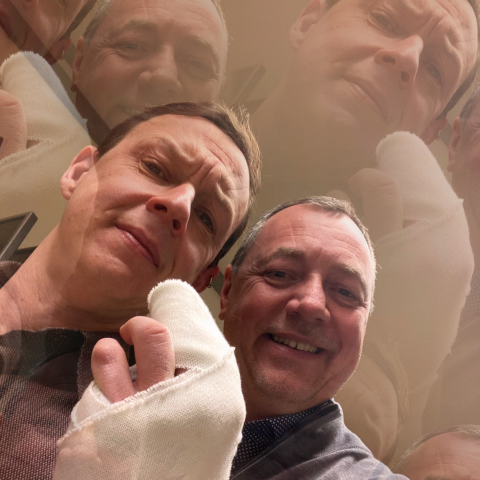
%> input picture U2/Laboruebung 1/s2201.ppm, 480 x 480 px
$ octave hufftr_.m   (GNU Octave 9; MATLAB toolbox functions it lacks are replaced by stand-ins)
%> lines starting %> are read from the running program, lines starting %| are printed output that depends on the picture
clear
close all
home

img = imread('Laboruebung 1/s2201.ppm');
%> img is the input picture: size 480x480x3 uint8; mean R, G, B 149.8, 112.4, 95.3

gray = rgb2gray(img);
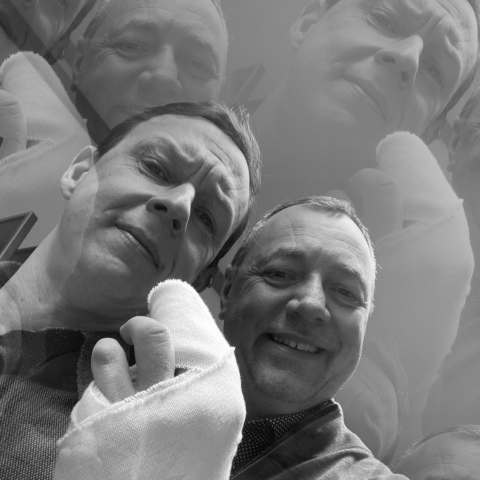
%> gray: size 480x480 uint8; min 6, max 253, mean 121.6

hist = histogram(gray, 256);
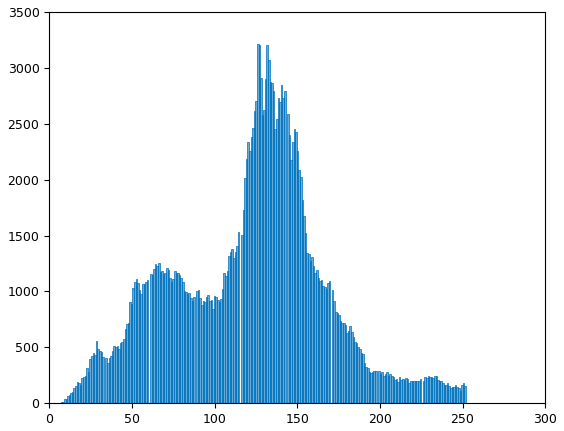
%> figure redrawn from the program's plot data; tallest bar 3211 high, from x = 125.6 to 126.6
p_ = hist.Values / (size(img, 1)*size(img, 2));
%> p_ = 256 values, max 0.0139 at index 125, min 0 at index 29, mean 0.00391
assert(uint8(sum(p_))==1)

c_ = 0:255;
% Sort p_ in descending order
[p_sorted, sortIdx] = sort(p_, 'descend');
%> p_sorted = 256 values, max 0.0139 at index 1, min 0 at index 249, mean 0.00391; sortIdx = 256 values, max 256 at index 248, min 1 at index 247, mean 128.5
% Sort c_ with sortIndex of p_sorted
c_sorted = c_(sortIdx);
%> c_sorted = 256 values, max 255 at index 248, min 0 at index 247, mean 127.5
% Build Data Map
%> (the run ends here)

$ run again, with U2/Laboruebung 1/s2202.ppm copied over U2/Laboruebung 1/s2201.ppm
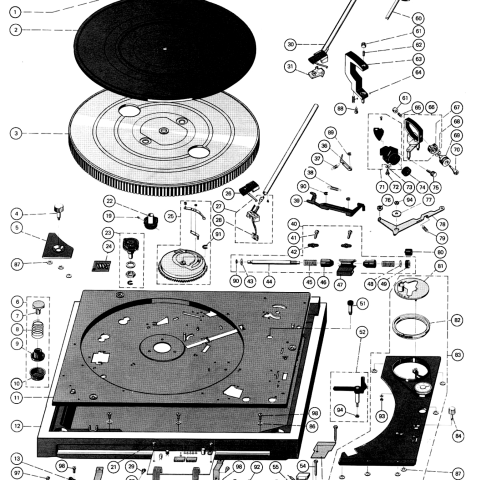
%> input picture U2/Laboruebung 1/s2202.ppm, 480 x 480 px
%> img is the input picture: size 480x480x3 uint8; min 0, max 255, mean 188.4
%> `hist = histogram(gray, 256);`:
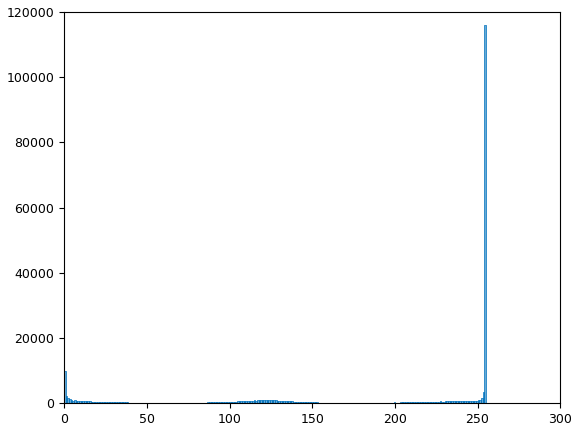
%> figure redrawn from the program's plot data; tallest bar 115980 high, from x = 254 to 255
%> p_ = 256 values, max 0.503 at index 256, min 0.000586 at index 67, mean 0.00391
%> p_sorted = 256 values, max 0.503 at index 1, min 0.000586 at index 256, mean 0.00391; sortIdx = 256 values, max 256 at index 1, min 1 at index 2, mean 128.5
%> c_sorted = 256 values, max 255 at index 1, min 0 at index 2, mean 127.5
